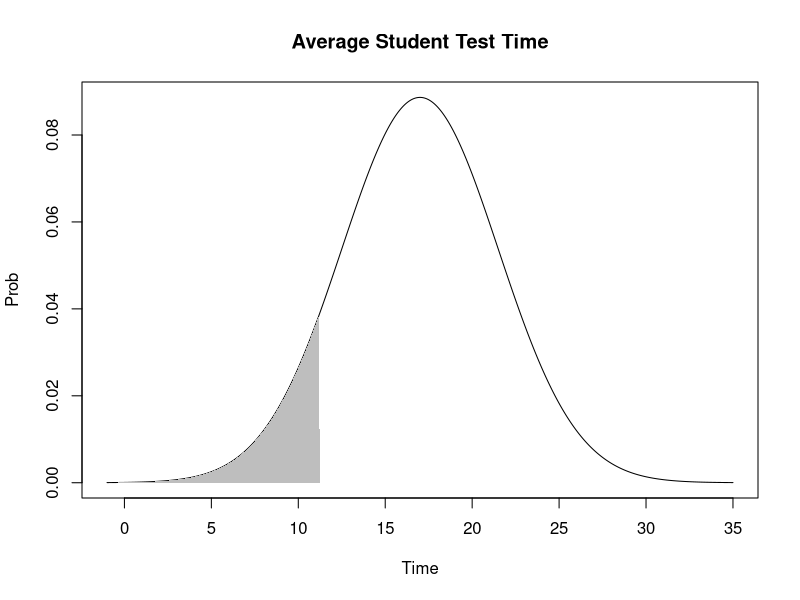

Here is the R script that generated this plot:
#1
1-pnorm(20,17,4.5) 
pnorm(10, 17, 4.5) - pnorm(5,17,4.5)
qnorm(0.10,17,4.5)
lower=17-4*4.5
higher = 17+4*4.5
xvals = seq(lower, higher, length=500)
fx = dnorm(xvals, 17, 4.5)
plot(xvals, fx, type='l',main='Average Student Test Time', xlab='Time',ylab='Prob')
xvals.sub=xvals[xvals<=11.23302]
fx.sub = fx[xvals<=11.23302]
polygon(rbind(c(-1,0),cbind(xvals.sub,fx.sub),c(11.23302,0)),border=NA,col='gray')

#2
pnorm(11,10,2)-pnorm(9.5,10,2)
#The standardized values of 9.5 and 11 are -0.25 and 0.5
pnorm(0.5,0,1)-pnorm(-0.25,0,1)
shortest_2.5_percent = qnorm(0.025,10,2)
(shortest_2.5_percent-10)/2

#3
for(num in 1:7){
  print(num^3)
}

#4
n=5
sum=0
if(n>0){
  for (num in 1:n){
    sum = sum + num
  }
} else {
  print("number must be positive")
}

#5

myfunction = function(a,b){
  if(is.numeric(a) & is.numeric(b)){
         a+b
  } else{
    print("The arguments were not both numeric")
  }
}
